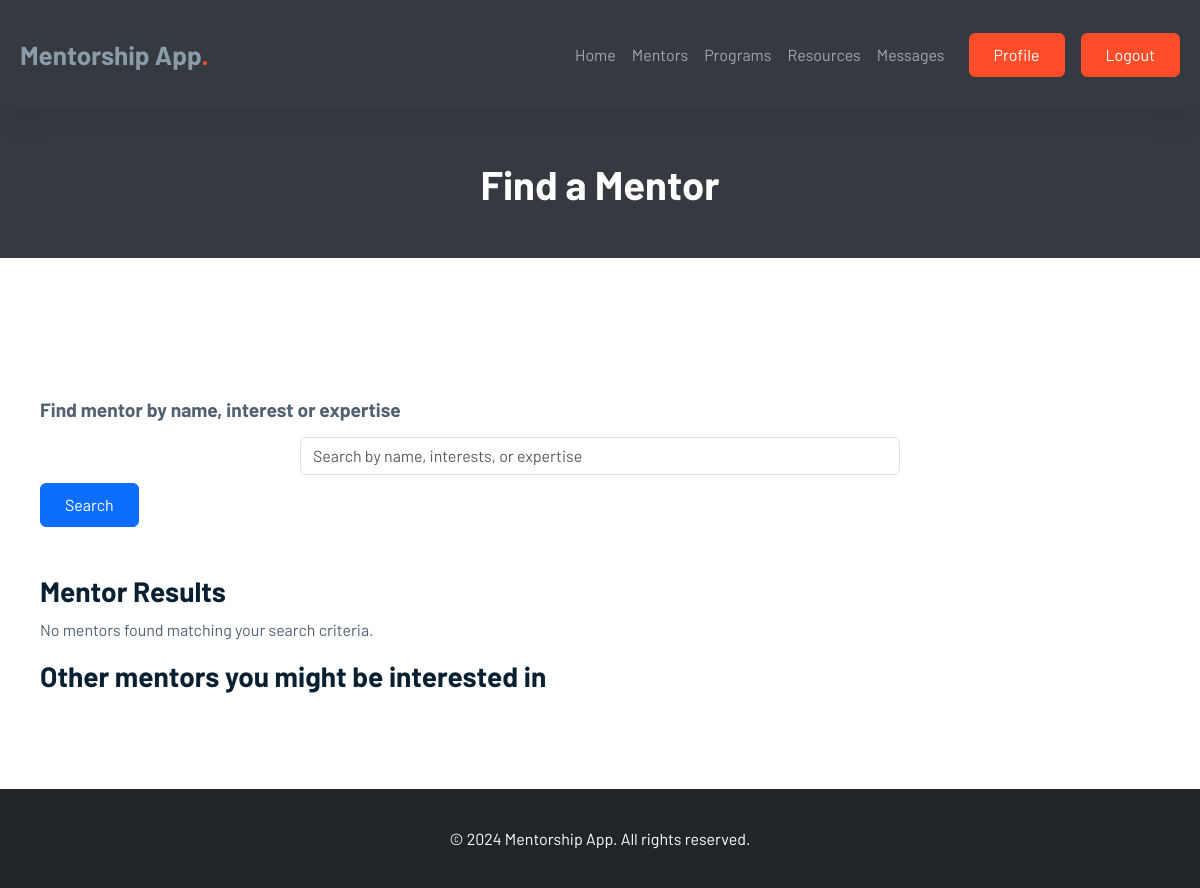
The app's page /mentees/find_mentor/, older data.
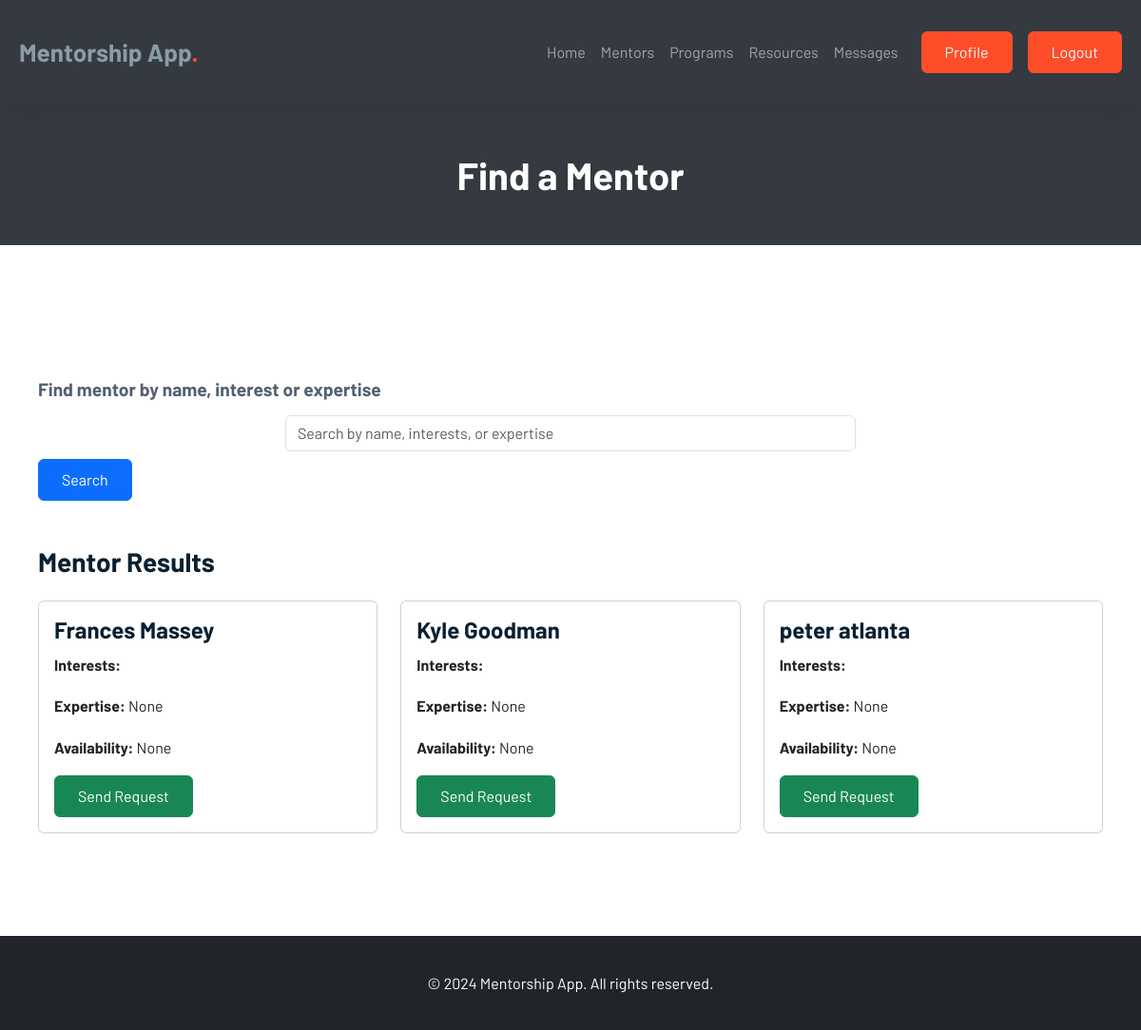
The same page, newer data.
### admin_mentor_app/models.py (models this page shows, shortened)
class User(AbstractBaseUser, PermissionsMixin):
    first_name = models.CharField(max_length=100)
    last_name = models.CharField(max_length=100)
    email = models.EmailField(unique=True)
    gender = models.CharField(max_length=10)
    nationality = models.CharField(max_length=50)
    dob = models.DateField(null=True, blank=True)  # Allow null values
    password = models.CharField(max_length=100)
    telephone = models.CharField(max_length=15)
    bio = models.CharField(max_length=250, null=True)
    dob = models.DateField()
    address = models.CharField(max_length=255)  # Added max_length
    telephone = models.CharField(max_length=50)
    expertise = models.CharField(max_length=255, null=True, blank=True)
    availability = models.CharField(max_length=15, null=True, blank=True)
    role_choices = [
        ("1", "Admin"),
        ("2", "Mentor"),
        ("3", "Mentee"),
    ]
    role = models.CharField(max_length=1, choices=role_choices)
    profile_picture = models.ImageField(
        upload_to="profile_pictures/", blank=True, null=True
    )
    id = models.AutoField(primary_key=True)
    last_login = models.DateTimeField(default=timezone.now)  # Added field
    is_active = models.BooleanField(default=True)  # Added field
    is_staff = models.BooleanField(default=False)  # Added field
    USERNAME_FIELD = 'email'
    REQUIRED_FIELDS = ['first_name', 'last_name']  # Fields required for creating a user
    objects = CustomUserManager()
    USERNAME_FIELD = "email"
    REQUIRED_FIELDS = ["first_name", "last_name"]

### mentees_app/views.py (the view)
# urls.py: path('find_mentor/', views.find_mentor, name='find_mentor'),
def find_mentor(request):
    query = request.GET.get('search', '')
    role_mentor = '2'
    filtered_mentors = []
    if query:
        filtered_mentors = User.objects.filter(
            Q(first_name__icontains=query) |
            Q(last_name__icontains=query),
            role=role_mentor
        )
    else:
        filtered_mentors = User.objects.filter(role=role_mentor)
    all_mentors = User.objects.filter(role=role_mentor)  # Get all mentors
    if request.method == 'POST':
        form = MenteeChallengeForm(request.POST)
        if form.is_valid():
            challenge = form.save(commit=False)
            challenge.mentee = request.user  # Assuming the user is logged in
            challenge.mentor = User.objects.get(id=request.POST.get('mentor_id'))
            challenge.save()
            messages.success(request, 'A request has been successfully sent to the mentor.')
            return redirect('mentees_app:find_mentor')
    else:
        form = MenteeChallengeForm()
    return render(request, 'mentees_app/find_a_mentor/find_mentor.html', {'mentors': filtered_mentors, 'all_mentors': all_mentors, 'form': form, 'query': query})

### mentees_app/forms.py
class MenteeChallengeForm(forms.ModelForm):
    class Meta:
        model = MenteeChallenge
        fields = ['challenge_1', 'challenge_2', 'challenge_3', 'challenge_4', 'challenge_5', 'description']

### admin_mentor_app/context_processors.py (called while the page is built)
def global_data(request):
    users = User.objects.all()
    mentorship_matches = MentorshipMatch.objects.all()
    messages = Message.objects.all()
    notifications = Notification.objects.all()
    schedules = Schedule.objects.all()
    progress = Progress.objects.all()
    goals = Goals.objects.all()
    evaluations = Evaluation.objects.all()
    unread_notifications = Notification.objects.count()
    notifications = Notification.objects.all()
    return {
        'global_users': users,
        'global_mentorship_matches': mentorship_matches,
        'global_messages': messages,
        'global_notifications': notifications,
        'global_schedules': schedules,
        'global_progress': progress,
        'global_goals': goals,
        'global_evaluations': evaluations,
        'unread_notifications' : unread_notifications,
        'notifications':notifications
    }

### mentees_app/templates/mentees_app/find_a_mentor/find_mentor.html (shortened to what this page needs)
{% extends "mentees_app/fixed/base.html" %}
{% block banner_title %}Find a Mentor{% endblock %}
{% block content %}
<div class="container mt-5">
    <div class="row">
        <div class="col-md-12">
            <form method="get" action="{% url 'mentees_app:find_mentor' %}">
                <label for="search" class="form-label">Find mentor by name, interest or expertise</label>
                <input type="text" name="search" placeholder="Search by name, interests, or expertise" value="{{ query }}" class="form-control" />
                <button type="submit" class="btn btn-primary mt-2">Search</button>
            </form>
            <div class="mt-5">
                <h3>Mentor Results</h3>
                {% if mentors %}
                    <div class="row">
                        {% for mentor in mentors %}
                            <div class="col-md-4 mt-3">
                                <div class="card">
                                    <div class="card-body">
                                        <h5 class="card-title">{{ mentor.first_name }} {{ mentor.last_name }}</h5>
                                        <p class="card-text"><strong>Interests:</strong> {{ mentor.interests }}</p>
                                        <p class="card-text"><strong>Expertise:</strong> {{ mentor.expertise }}</p>
                                        <p class="card-text"><strong>Availability:</strong> {{ mentor.availability }}</p>
                                        <button type="button" class="btn btn-success" data-bs-toggle="modal" data-bs-target="#requestModal" data-mentor-id="{{ mentor.id }}">
                                            Send Request
                                        </button>
                                    </div>
                                </div>
                            </div>
                        {% endfor %}
                    </div>
                {% else %}
                    <p>No mentors found matching your search criteria.</p>
                    <h3>Other mentors you might be interested in</h3>
                {% endif %}
            </div>
        </div>
    </div>
</div>
{% endblock %}

Row changes from the older to the newer data that the page shows:
added User: first_name "Frances", last_name "Massey", expertise "None", availability "None"
added User: first_name "Kyle", last_name "Goodman", expertise "None", availability "None"
added User: first_name "peter", last_name "atlanta", expertise "None", availability "None"
Text that changed along with them:
text no longer shown: "No mentors found matching your search criteria. Other mentors you might be interested in"
